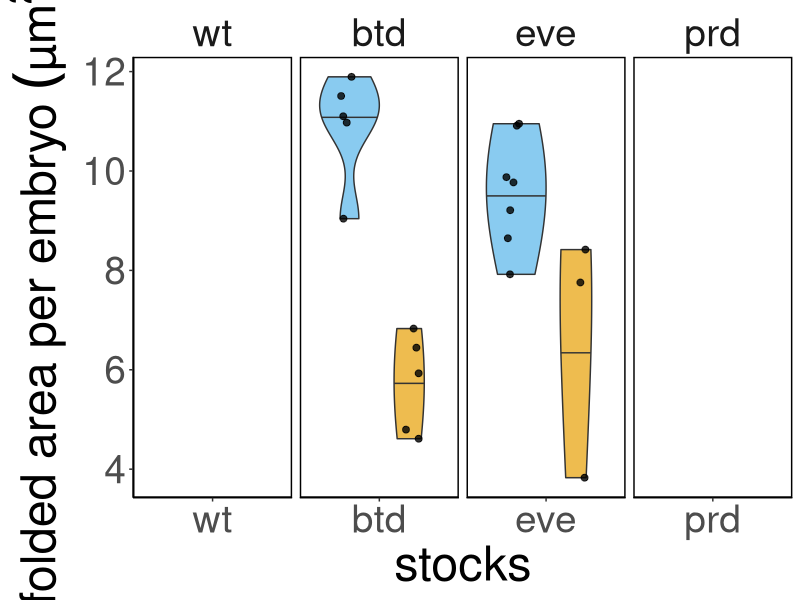
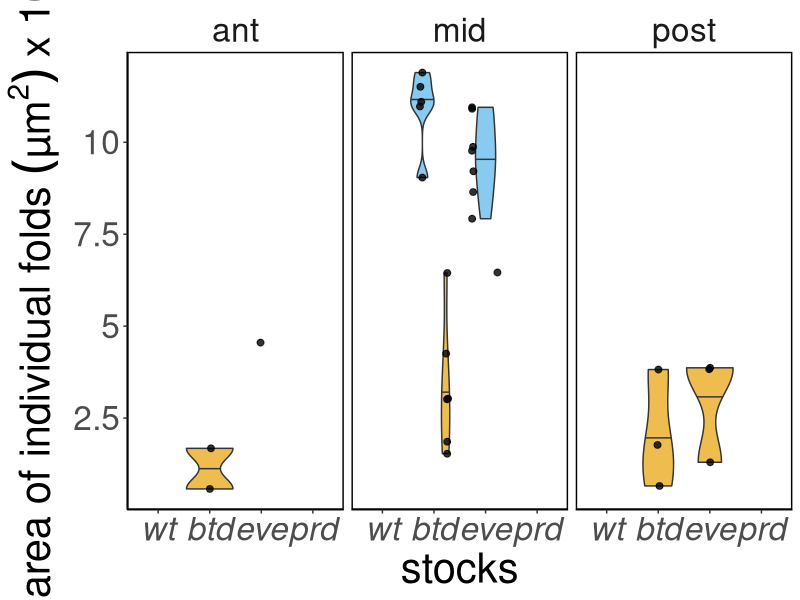
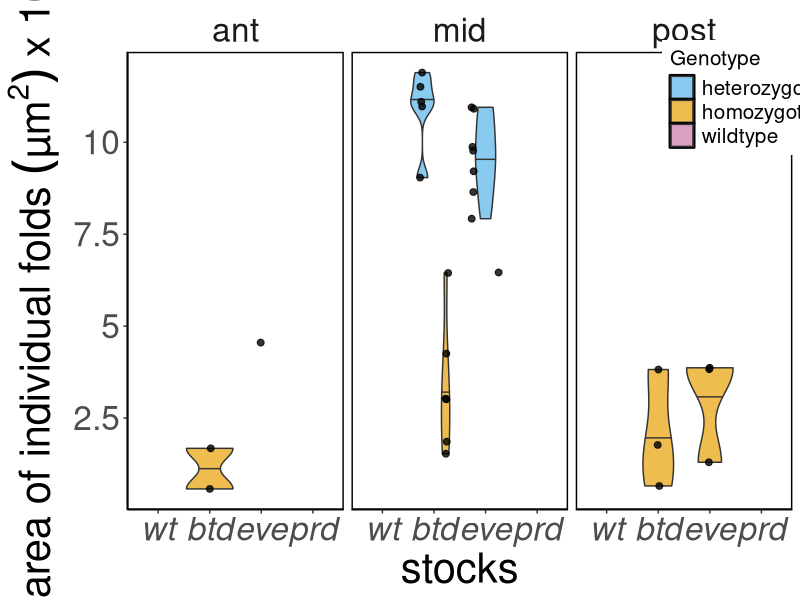
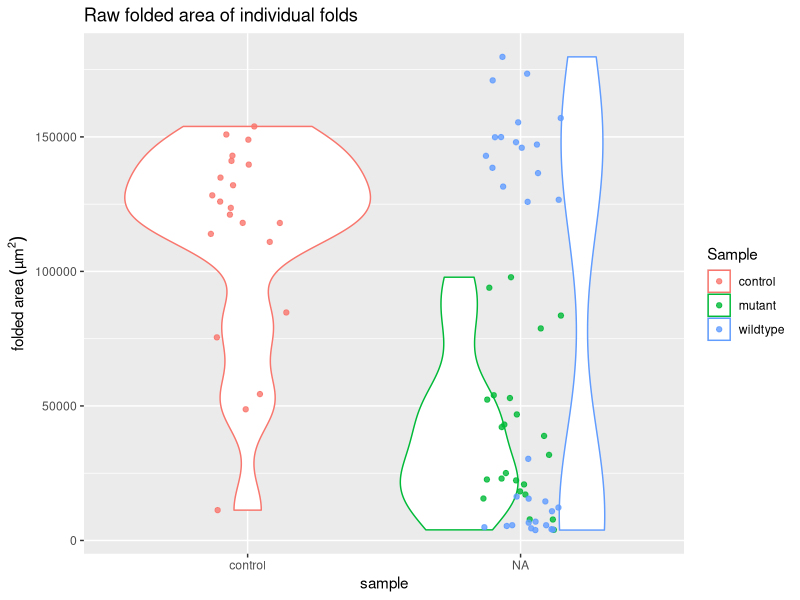
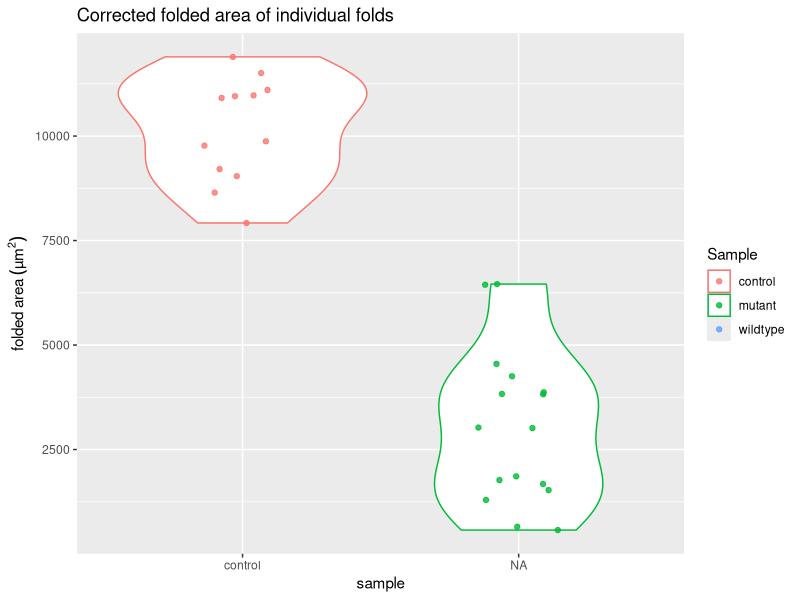
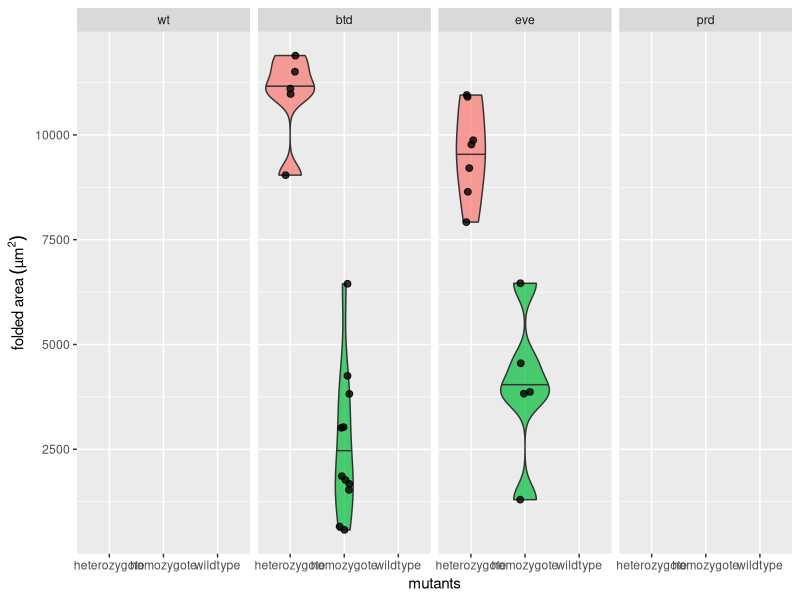
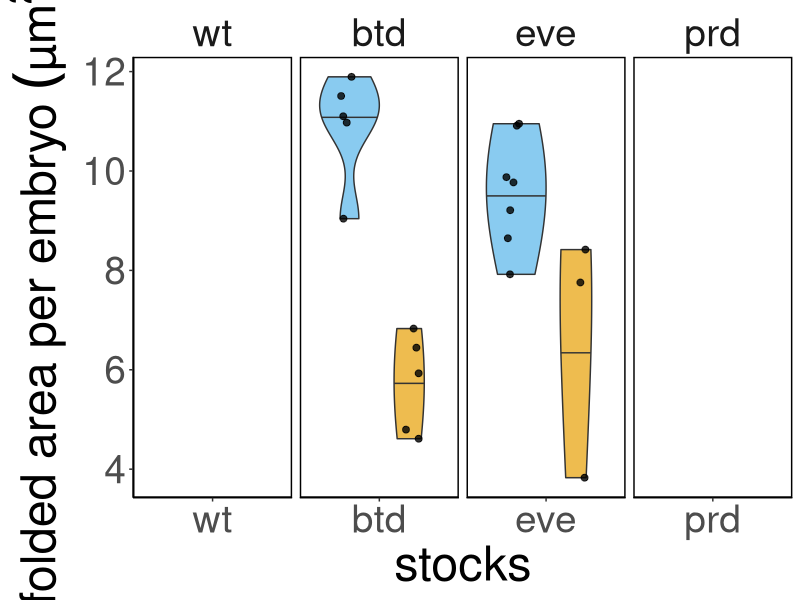
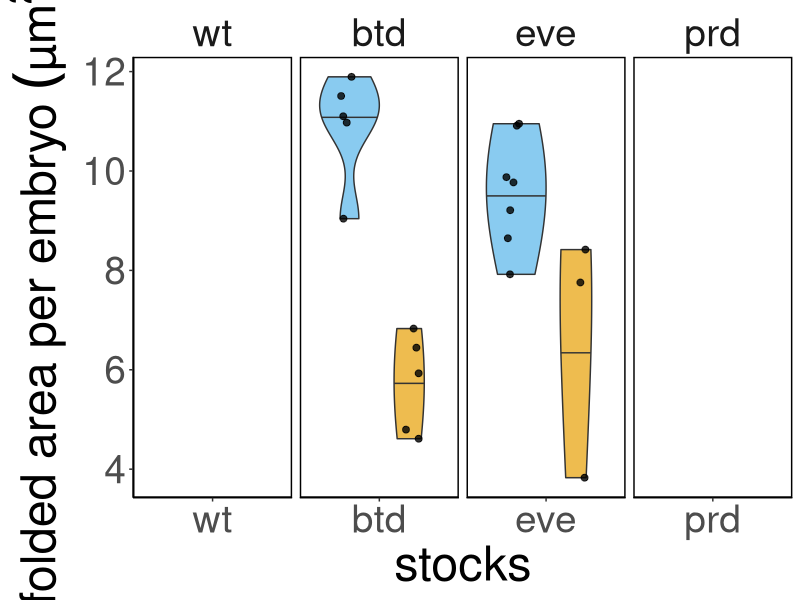

These figures' R source, in order: (Note: this script raises an error after producing the figures.)
## ---- chunk 1
knitr::opts_chunk$set(echo = TRUE, tidy = TRUE, cache = FALSE)
knitr::opts_knit$set(root.dir = "~/Dropbox/Projects/Cephalic_furrow/7-Paper/1-analyses/folded-area")
# Load ggplot
library(ggplot2)
## ---- chunk 2
# Load raw ROI measurements from ImageJ
results <- read.delim("results.txt")

# Remove slice number from the labels
results$Label <- gsub(":1", "", results$Label)

# Split label at "_s" to get the embryo name. sapply gets all first elements of the split.
results$Embryo <- sapply(strsplit(results$Label, "_s"), "[", 1)

# Remove "_CARE" from embryo name
results$Embryo <- gsub("_CARE", "", results$Embryo)

# Add columns with sample information (needs manual update for new ROIs)
#results$Stock <- substring(results$Label, 1, 3)

# Load sample info and merge with results
samples <- read.delim("samples.csv", sep = ",")
results <- merge(results, samples, by = "Label", all.x = TRUE)

# Load corrected area measurements for cartographic projections
corrected <- read.delim("corrected_results.txt", sep = "")
colnames(corrected) <- c("Label", "AreaCorr")

# Merge corrected area to results
results <- merge(results, corrected, by = "Label", all.x = TRUE)

# Transform data frame to order the stock for plotting
results <- transform(results, Stock=factor(Stock, levels = c("wt", "btd", "eve", "prd")))

# Sum total folded area
area <- aggregate(results$Area, list(results$Embryo), sum)
colnames(area) <- c("Embryo", "Area")

# Sum total folded area corrected
areacorr <- aggregate(results$AreaCorr, list(results$Embryo), sum)
colnames(areacorr) <- c("Embryo", "AreaCorr")

# Count number of folds
nfold <- data.frame(table(results$Embryo))
colnames(nfold) <- c("Embryo", "Folds")

# Get sample information
embryos <- unique(results[, c("Embryo", "Stock", "Sample", "Genotype")])

# Merge datasets
total <- merge(area, areacorr, by = "Embryo", all.x = TRUE)
total <- merge(total, nfold, by = "Embryo", all.x = TRUE)
total <- merge(total, embryos, by = "Embryo", all.x = TRUE)

# Transform data frame to order the stock for plotting
total <- transform(total, Stock=factor(Stock, levels = c("wt", "btd", "eve", "prd")))
## ---- chunk 3
# Print btd embryos
sprintf("btd: embryos=%s (het=%s, hom=%s), folds=%s (het=%s, hom=%s)",
        length(embryos[embryos$Stock == "btd",]$Embryo), # total embryos
        length(embryos[embryos$Genotype == "heterozygote" & embryos$Stock == "btd",]$Embryo), # het embryos
        length(embryos[embryos$Genotype == "homozygote" & embryos$Stock == "btd",]$Embryo), # hom embryos
        
        length(results[results$Stock == "btd",]$Label), # total folds
        length(results[results$Genotype == "heterozygote" & results$Stock == "btd",]$Label), # het folds
        length(results[results$Genotype == "homozygote" & results$Stock == "btd",]$Label) # het folds
        )

# Print eve embryos
sprintf("eve: embryos=%s (het=%s, hom=%s), folds=%s (het=%s, hom=%s)",
        length(embryos[embryos$Stock == "eve",]$Embryo), # total embryos
        length(embryos[embryos$Genotype == "heterozygote" & embryos$Stock == "eve",]$Embryo), # het embryos
        length(embryos[embryos$Genotype == "homozygote" & embryos$Stock == "eve",]$Embryo), # hom embryos
        
        length(results[results$Stock == "eve",]$Label), # total folds
        length(results[results$Genotype == "heterozygote" & results$Stock == "eve",]$Label), # het folds
        length(results[results$Genotype == "homozygote" & results$Stock == "eve",]$Label) # het folds
        )

# Print prd embryos
sprintf("prd: embryos=%s (het=%s, hom=%s), folds=%s (het=%s, hom=%s)",
        length(embryos[embryos$Stock == "prd",]$Embryo), # total embryos
        length(embryos[embryos$Genotype == "heterozygote" & embryos$Stock == "prd",]$Embryo), # het embryos
        length(embryos[embryos$Genotype == "homozygote" & embryos$Stock == "prd",]$Embryo), # hom embryos
        
        length(results[results$Stock == "prd",]$Label), # total folds
        length(results[results$Genotype == "heterozygote" & results$Stock == "prd",]$Label), # het folds
        length(results[results$Genotype == "homozygote" & results$Stock == "prd",]$Label) # het folds
        )

# Print wt embryos
sprintf(" wt: embryos=%s, folds=%s, ant=%s, mid=%s, post=%s",
        length(embryos[embryos$Stock == "wt",]$Embryo), # total embryos
        length(results[results$Stock == "wt",]$Label), # total folds
        length(results[results$Stock == "wt" & results$Position == "ant",]$Label), # anterior folds
        length(results[results$Stock == "wt" & results$Position == "mid",]$Label), # middle folds
        length(results[results$Stock == "wt" & results$Position == "post",]$Label) # posterior folds
        )
## ---- chunk 4
library(ggbeeswarm)
ggplot(total, aes(Stock, AreaCorr, fill = Genotype)) +
  geom_violin(draw_quantiles = c("0.5"), show.legend = FALSE, trim = TRUE, alpha = 0.7, scale = "area", adjust = 2) +
  #geom_dotplot(fill = "black", color = "black", binaxis = "y", binwidth = 300, stackdir = "center", position = "dodge") +
  geom_point(alpha = 0.8, size = 2, show.legend = FALSE, position = position_jitterdodge(dodge.width = 1, jitter.width = 0.1)) +
  scale_y_continuous(labels = function(x) x / 1000) +
  labs(x = "stocks", y = expression(paste("total folded area per embryo ", (µm^2)~x~10^3))) +
  facet_grid(cols = vars(Stock), scales = "free_x") +
  scale_fill_manual(values=c("#56b4e9", "#e69f03", "#cc79a7")) +
  #scale_x_discrete(labels = c("wildtype", "heterozygote", "homozygote", "heterozygote", "homozygote")) +
  theme_classic() +
  theme(text =  element_text(size = 35),
        strip.background = element_blank(),
        panel.background = element_rect(colour = "black", size=1),
        #axis.text.x = element_text(face = "italic"),
        #legend.position = c(0.93,0.9),
        #legend.text = element_text(size = 20),
        #legend.title = element_text(size = 20),
        )
ggsave("4-plots/total-area-per-embryo.png", width = 12, height = 4)
ggsave("4-plots/total-area-per-embryo.svg", width = 12, height = 4)

## ---- chunk 5
ggplot(results, aes(Stock, AreaCorr, fill = Genotype)) +
  geom_violin(draw_quantiles = c("0.5"), show.legend = FALSE, trim = TRUE, alpha = 0.7, scale = "area", adjust = 1) +
  geom_point(alpha = 0.8, size = 2, show.legend = FALSE, position = position_jitterdodge(dodge.width = 1, jitter.width = 0.05)) +
  scale_y_continuous(labels = function(x) x / 1000) +
  labs(x = "stocks", y = expression(paste("area of individual folds ", (µm^2)~x~10^3))) +
  scale_fill_manual(values=c("#56b4e9", "#e69f03", "#cc79a7")) +
  facet_grid(cols = vars(Position), scales = "free") +
  theme_classic() +
  theme(text = element_text(size = 30),
        strip.background = element_blank(),
        panel.background = element_rect(colour = "black", size=1),
        axis.text.x = element_text(face = "italic"),
        #legend.position = c(0.93,0.9),
        legend.text = element_text(size = 15),
        legend.title = element_text(size = 15),
        )
ggsave("4-plots/area-individual-folds.png", width = 15, height = 8)
ggsave("4-plots/area-individual-folds.svg", width = 15, height = 8)
## ---- chunk 6
ggplot(results, aes(factor(Stock, level = c("wt", "btd", "eve", "prd")), AreaCorr, fill = Genotype)) +
  geom_violin(draw_quantiles = c("0.5"), show.legend = TRUE, trim = TRUE, alpha = 0.7, scale = "area", adjust = 1) +
  geom_point(alpha = 0.8, size = 2, show.legend = FALSE, position = position_jitterdodge(dodge.width = 1, jitter.width = 0.05)) +
  scale_y_continuous(labels = function(x) x / 1000) +
  labs(x = "stocks", y = expression(paste("area of individual folds ", (µm^2)~x~10^3))) +
  scale_fill_manual(values=c("#56b4e9", "#e69f03", "#cc79a7")) +
  facet_grid(~Position) +
  theme_classic() +
  theme(text = element_text(size = 30),
        strip.background = element_blank(),
        panel.background = element_rect(colour = "black", size=1),
        axis.text.x = element_text(face = "italic"),
        legend.position = c(0.93,0.9),
        legend.text = element_text(size = 15),
        legend.title = element_text(size = 15),
        )
ggsave("4-plots/area-individual-folds.png", width = 15, height = 8)
ggsave("4-plots/area-individual-folds.svg", width = 15, height = 8)
## ---- chunk 7
# Plot raw area of individual folds
ggplot(results, aes(factor(Sample, level = c("control", "btd", "eve", "prd")), Area, colour = Sample)) +
  geom_violin() + geom_jitter(alpha = 0.8, width = 0.15) +
  labs(title = "Raw folded area of individual folds", x = "sample", y = expression(paste("folded area ", (µm^2))))
ggsave("4-plots/area_raw_folds.png")

# Plot corrected area of individual folds
ggplot(results, aes(factor(Sample, level = c("control", "btd", "eve", "prd")), AreaCorr, colour = Sample)) +
  geom_violin() + geom_jitter(alpha = 0.8, width = 0.15) +
  labs(title = "Corrected folded area of individual folds", x = "sample", y = expression(paste("folded area ", (µm^2))))
ggsave("4-plots/area_corrected_folds.png")

# Plot corrected area of individual folds
ggplot(results, aes(Genotype, AreaCorr, fill = Genotype)) +
  geom_violin(draw_quantiles = c("0.5"), show.legend = FALSE, alpha = 0.7) +
  geom_jitter(alpha = 0.8, width = 0.1, size = 2, show.legend = FALSE) +
  labs(x = "mutants", y = expression(paste("folded area ", (µm^2)))) +
  facet_grid(~Stock) 
  facet_grid(~Stock, strip.position = "top") 
  scale_color_manual(values=c("#56b4e9", "#e69f03")) +
  scale_fill_manual(values=c("#56b4e9", "#e69f03")) +
  theme_classic() +
  theme(text =  element_text(size = 25),
        strip.background = element_blank(),
        strip.placement = "outside",
        strip.text.x = element_text(face = "italic"),
        panel.background = element_rect(colour = "black", size=1))
ggsave("4-plots/area_corrected_folds_facet.png", width = 14, height = 5)
ggsave("4-plots/area_corrected_folds_facet.svg", width = 14, height = 5)

# Plot raw area of individual folds
ggplot(total, aes(factor(Sample, level = c("control", "btd", "eve", "prd")), Area, colour = Sample)) +
  geom_violin() + geom_jitter(alpha = 0.8, width = 0.15) +
  labs(title = "Raw folded area per embryo", x = "sample", y = expression(paste("folded area ", (µm^2))))
ggsave("4-plots/area_raw_embryos.png")

# Plot corrected area of individual folds
ggplot(total, aes(factor(Sample, level = c("control", "btd", "eve", "prd")), AreaCorr, colour = Sample)) +
  geom_violin() + geom_jitter(alpha = 0.8, width = 0.15) +
  labs(title = "Corrected folded area of individual folds", x = "sample", y = expression(paste("folded area ", (µm^2))))
ggsave("4-plots/area_corrected_embryos.png")

# Plot corrected area of individual folds
ggplot(total, aes(Genotype, AreaCorr, fill = Genotype)) +
  geom_violin(draw_quantiles = c("0.5"), show.legend = FALSE, alpha = 0.7) +
  geom_jitter(alpha = 0.8, width = 0.1, size = 2, show.legend = FALSE) +
  labs(x = "mutants", y = expression(paste("folded area ", (µm^2)))) +
  facet_wrap(~Stock, strip.position = "top") +
  scale_color_manual(values=c("#56b4e9", "#e69f03")) +
  scale_fill_manual(values=c("#56b4e9", "#e69f03")) +
  theme_classic() +
  theme(text =  element_text(size = 25),
        strip.background = element_blank(),
        strip.placement = "outside",
        strip.text.x = element_text(face = "italic"),
        panel.background = element_rect(colour = "black", size=1))
ggsave("4-plots/area_corrected_embryos_facet.png", width = 14, height = 5)
ggsave("4-plots/area_corrected_embryos_facet.svg", width = 14, height = 5)

# Plot correlation between raw area and number of folds
ggplot(total, aes(Folds, Area, colour = Sample)) + geom_point()
ggsave("4-plots/area_raw_by_nfolds.png")
# Plot correlation between corrected area and number of folds
ggplot(results, aes(Perim., AreaCorr, colour = Stock)) + geom_point()
ggsave("4-plots/area_corrected_by_nfolds.png")

## ---- chunk 8
# Subset results
results_btdeve <- results[results$Stock != "prd",]
total_btdeve <- total[total$Stock != "prd",]

# Plot raw area of individual folds
ggplot(results_btdeve, aes(factor(Sample, level = c("control", "btd", "eve")), Area, colour = Sample)) +
  geom_violin() + geom_jitter(alpha = 0.8, width = 0.15) +
  labs(title = "Raw folded area of individual folds", x = "sample", y = expression(paste("folded area ", (µm^2))))
ggsave("4-plots/btdeve_area_raw_folds.png")

# Plot corrected area of individual folds
ggplot(results_btdeve, aes(factor(Sample, level = c("control", "btd", "eve")), AreaCorr, colour = Sample)) +
  geom_violin() + geom_jitter(alpha = 0.8, width = 0.15) +
  labs(title = "Corrected folded area of individual folds", x = "sample", y = expression(paste("folded area ", (µm^2))))
ggsave("4-plots/btdeve_area_corrected_folds.png")

# Plot corrected area of individual folds
ggplot(results_btdeve, aes(Genotype, AreaCorr, fill = Genotype)) +
  geom_violin(draw_quantiles = c("0.5"), show.legend = FALSE, alpha = 0.7) +
  geom_jitter(alpha = 0.8, width = 0.1, size = 2, show.legend = FALSE) +
  labs(x = "mutants", y = expression(paste("folded area ", (µm^2*10^3)))) +
  facet_wrap(~Stock, strip.position = "top") +
  scale_color_manual(values=c("#56b4e9", "#e69f03")) +
  scale_fill_manual(values=c("#56b4e9", "#e69f03")) +
  scale_y_continuous(labels = function(x) x/1000) +
  theme_classic() +
  theme(text =  element_text(size = 30),
        strip.background = element_blank(),
        strip.placement = "outside",
        strip.text.x = element_text(face = "italic"),
        panel.background = element_rect(colour = "black", size=1))
ggsave("4-plots/btdeve_area_corrected_folds_facet.png", width = 12, height = 6)
ggsave("4-plots/btdeve_area_corrected_folds_facet.svg", width = 12, height = 6)

# Plot raw area of folding per embryo
ggplot(total_btdeve, aes(factor(Sample, level = c("control", "btd", "eve")), Area, colour = Sample)) +
  geom_violin() + geom_jitter(alpha = 0.8, width = 0.15) +
  labs(title = "Raw folded area per embryo", x = "sample", y = expression(paste("folded area ", (µm^2))))
ggsave("4-plots/btdeve_area_raw_embryos.png")

# Plot corrected area of folding per embryo
ggplot(total_btdeve, aes(factor(Sample, level = c("control", "btd", "eve")), AreaCorr, colour = Sample)) +
  geom_violin() + geom_jitter(alpha = 0.8, width = 0.15) +
  labs(title = "Corrected folded area of individual folds", x = "sample", y = expression(paste("folded area ", (µm^2))))
ggsave("4-plots/btdeve_area_corrected_embryos.png")

# Plot corrected area of folding per embryo
ggplot(total_btdeve, aes(Genotype, AreaCorr, fill = Genotype)) +
  geom_violin(draw_quantiles = c("0.5"), show.legend = FALSE, alpha = 0.7) +
  geom_jitter(alpha = 0.8, width = 0.1, size = 2, show.legend = FALSE) +
  labs(x = "mutants", y = expression(paste("folded area ", (µm^2*10^3)))) +
  facet_wrap(~Stock, strip.position = "top") +
  scale_color_manual(values=c("#56b4e9", "#e69f03")) +
  scale_fill_manual(values=c("#56b4e9", "#e69f03")) +
  scale_y_continuous(labels = function(x) x/1000) +
  theme_classic() +
  theme(text =  element_text(size = 30),
        strip.background = element_blank(),
        strip.placement = "outside",
        strip.text.x = element_text(face = "italic"),
        panel.background = element_rect(colour = "black", size=1))
ggsave("4-plots/btdeve_area_corrected_embryos_facet.png", width = 12, height = 6)
ggsave("4-plots/btdeve_area_corrected_embryos_facet.svg", width = 12, height = 6)

# Plot correlation between raw area and number of folds
ggplot(total_btdeve, aes(Folds, Area, colour = Sample)) + geom_point()
ggsave("4-plots/btdeve_area_raw_by_nfolds.png")

# Plot correlation between corrected area and number of folds
ggplot(total_btdeve, aes(Folds, AreaCorr, colour = Sample)) + geom_point()
ggsave("4-plots/btdeve_area_corrected_by_nfolds.png")
